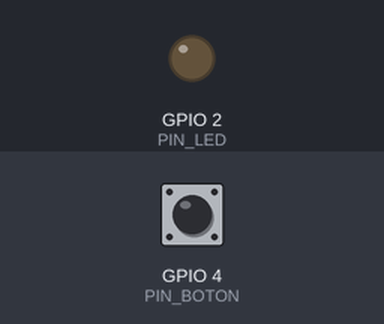
This sketch was run on a simulated ESP32. On the bench: output pins drawn as LEDs (lit = HIGH). The inputs (shaded band) are chosen by the test bench; at power-on: GPIO 4 (PIN_BOTON) HIGH. WiFi joins after 1.5 s; servers stay silent unless stated; uploads are accepted with an empty reply; what the sketch prints to the serial monitor is not drawn.

Above: at 3.2 s.
3.3 s: GPIO 4 (PIN_BOTON) pulled LOW for 3.2 s
At 6.9 s:
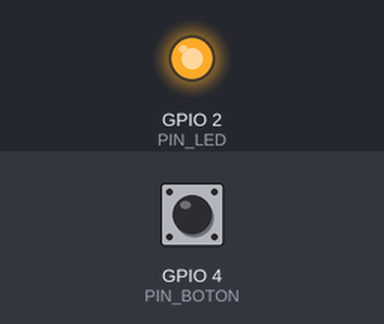
8.0 s: GPIO 4 (PIN_BOTON) pulled LOW for 1.5 s
At 10.1 s:
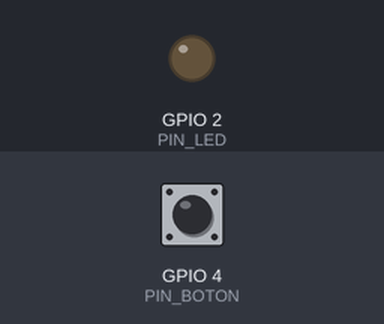
Timing chart, 0 to 11.6 s (numbered marks = the images above; inputs shaded):
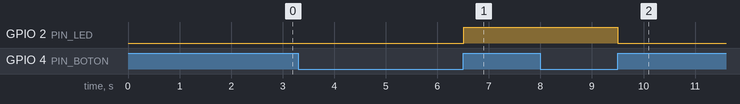

The sketch:

evaluacion3.ino
```cpp
/*
  Prueba simple de conexión:
  ESP32 + Botón + LED en protoboard
*/

#include <WiFi.h>
#include <WiFiClientSecure.h>
#include <time.h>

const char* ssid = "Felinoi";
const char* password = "maincra777";

const char* firebase_host = "mobilesiot-default-rtdb.firebaseio.com";
const char* firebase_path = "/prueba_iot/estado.json";

WiFiClientSecure firebaseClient;

const int PIN_LED   = 2;
const int PIN_BOTON = 4;

int estadoLed = LOW;

int ultimoEstadoBoton = HIGH;
unsigned long ultimoCambioMs = 0;
const unsigned long DEBOUNCE_MS = 50;

// 🔹 Variables del bloque automático
unsigned long ultimoCheckFirebase = 0;
const unsigned long INTERVALO_FIREBASE = 1000;

void setup() {
  Serial.begin(115200);
  Serial.println("\nConectando a WiFi...");
  WiFi.mode(WIFI_STA);
  WiFi.begin(ssid, password);
  while (WiFi.status() != WL_CONNECTED) {
    delay(300);
    Serial.print(".");
  }
  Serial.print("\nWiFi OK. IP: ");
  Serial.println(WiFi.localIP());

  firebaseClient.setInsecure();
  delay(500);

  Serial.println("\nIniciando prueba Boton + LED en ESP32...");

  pinMode(PIN_LED, OUTPUT);
  pinMode(PIN_BOTON, INPUT_PULLUP);

  digitalWrite(PIN_LED, estadoLed);
}

void loop() {

  int lectura = digitalRead(PIN_BOTON);
  unsigned long ahora = millis();

  if (lectura != ultimoEstadoBoton) {
    ultimoCambioMs = ahora;
    ultimoEstadoBoton = lectura;
  }

  if ((ahora - ultimoCambioMs) > DEBOUNCE_MS) {

    if (lectura == LOW) {

      while (digitalRead(PIN_BOTON) == LOW) {
        delay(10);
      }

      estadoLed = (estadoLed == LOW) ? HIGH : LOW;
      digitalWrite(PIN_LED, estadoLed);

      Serial.print("Boton presionado. Nuevo estado LED: ");
      Serial.println(estadoLed == HIGH ? "ENCENDIDO" : "APAGADO");

      String json = estadoLed == HIGH ? "\"ENCENDIDO\"" : "\"APAGADO\"";

      Serial.println("\nConectando a Firebase (443)...");
      if (!firebaseClient.connect(firebase_host, 443)) {
        Serial.println("No se pudo conectar a Firebase");
        return;
      }

      String request;
      request = String("PUT ") + firebase_path + " HTTP/1.1\r\n";
      request += String("Host: ") + firebase_host + "\r\n";
      request += "Connection: close\r\n";
      request += "Content-Type: application/json; charset=utf-8\r\n";
      request += "Content-Length: " + String(json.length()) + "\r\n\r\n";
      request += json;

      firebaseClient.print(request);

      while (firebaseClient.connected()) {
        String line = firebaseClient.readStringUntil('\n');
        if (line == "\r") break;
      }

      String payload;
      while (firebaseClient.available()) {
        payload += firebaseClient.readStringUntil('\n');
      }
      firebaseClient.stop();

      Serial.println("↪ Respuesta Firebase:");
      Serial.println(payload);

      payload.trim();

      if (payload.indexOf("ENCENDIDO") >= 0) {
        digitalWrite(PIN_LED, HIGH);
      } else if (payload.indexOf("APAGADO") >= 0) {
        digitalWrite(PIN_LED, LOW);
      }

      Serial.println("\nConsultando estado en Firebase...");
      if (firebaseClient.connect(firebase_host, 443)) {

        firebaseClient.print(
          String("GET ") + firebase_path + " HTTP/1.1\r\n" +
          "Host: " + firebase_host + "\r\n" +
          "Connection: close\r\n\r\n"
        );

        while (firebaseClient.connected()) {
          String line = firebaseClient.readStringUntil('\n');
          if (line == "\r") break;
        }

        String payload2 = firebaseClient.readString();
        firebaseClient.stop();

        payload2.trim();

        if (payload2.indexOf("ENCENDIDO") >= 0) {
          digitalWrite(PIN_LED, HIGH);
          estadoLed = HIGH;
        } else if (payload2.indexOf("APAGADO") >= 0) {
          digitalWrite(PIN_LED, LOW);
          estadoLed = LOW;
        }

      } else {
        Serial.println("No se pudo conectar a Firebase para leer estado");
      }

      delay(50);
    }
  }

  // ──────────────────────────────────────────────
  // 🔵 BLOQUE AUTOMÁTICO (mantenido igual, solo movido)
  // ──────────────────────────────────────────────
  if (millis() - ultimoCheckFirebase > INTERVALO_FIREBASE) {

    ultimoCheckFirebase = millis();

    Serial.println("\n[Auto] Consultando estado en Firebase...");
    if (firebaseClient.connect(firebase_host, 443)) {

      firebaseClient.print(
        String("GET ") + firebase_path + " HTTP/1.1\r\n" +
        "Host: " + firebase_host + "\r\n" +
        "Connection: close\r\n\r\n"
      );

      while (firebaseClient.connected()) {
        String line = firebaseClient.readStringUntil('\n');
        if (line == "\r") break;
      }

      String payload = firebaseClient.readString();
      firebaseClient.stop();

      payload.trim();

      if (payload.indexOf("ENCENDIDO") >= 0) {
        digitalWrite(PIN_LED, HIGH);
        estadoLed = HIGH;
      } else if (payload.indexOf("APAGADO") >= 0) {
        digitalWrite(PIN_LED, LOW);
        estadoLed = LOW;
      }

    } else {
      Serial.println("[Auto] No se pudo conectar a Firebase");
    }
  }
}
```

Measured:
- after the input at 3.3 s, GPIO 2 (PIN_LED): LOW → HIGH after 3.2 s
- after the input at 8.0 s, GPIO 2 (PIN_LED): HIGH → LOW after 1.5 s
